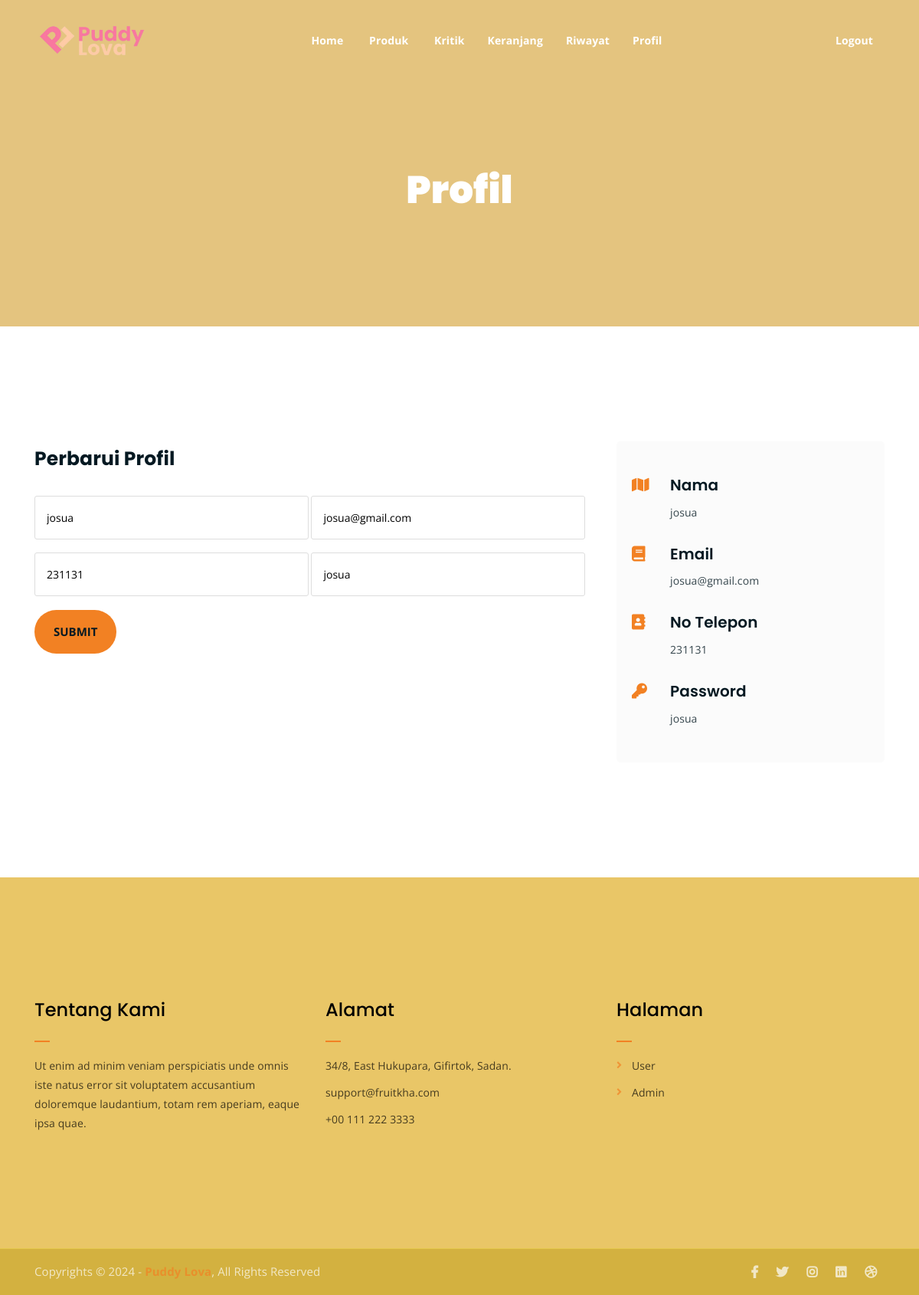
Screenshot of /profil.php (signed in) with the database file from the repository.
### tables this page shows
CREATE TABLE `user` (
  `id_user` int(11) NOT NULL,
  `nama` varchar(111) NOT NULL,
  `no_hp` varchar(55) NOT NULL,
  `email` varchar(55) NOT NULL,
  `password` varchar(55) NOT NULL
);

### profil.php (the view, shortened to what this page needs)
<?php
include("./app/database/db.php");
$id_user = $_SESSION['user']['id_user'];
$profil = mysqli_query($conn, "SELECT * FROM user WHERE id_user = $id_user");
$p = mysqli_fetch_array($profil);
?>
<!DOCTYPE html>
<html lang="en">
<head>
	<link rel="stylesheet" href="assets/css/all.min.css">
	<link rel="stylesheet" href="assets/bootstrap/css/bootstrap.min.css">
	<link rel="stylesheet" href="assets/css/owl.carousel.css">
	<link rel="stylesheet" href="assets/css/magnific-popup.css">
	<link rel="stylesheet" href="assets/css/animate.css">
	<link rel="stylesheet" href="assets/css/meanmenu.min.css">
	<link rel="stylesheet" href="assets/css/main.css">
	<link rel="stylesheet" href="assets/css/responsive.css">
</head>
<body>
	<?php include('./include/nav.php') ?>
	<div class="breadcrumb-section breadcrumb-bg">
		<div class="container">
			<div class="row">
				<div class="col-lg-8 offset-lg-2 text-center">
					<div class="breadcrumb-text">
						<h1>Profil</h1>
					</div>
				</div>
			</div>
		</div>
	</div>
	<div class="contact-from-section mt-150 mb-150">
		<div class="container">
			<div class="row">
				<div class="col-lg-8 mb-5 mb-lg-0">
					<div class="form-title">
						<h2>Perbarui Profil</h2>
					</div>
					<div class="contact-form">
						<form method="post">
							<p>
								<input type="text" placeholder="Nama" name="nama" id="name" value="<?php echo $p['nama'] ?>">
								<input type="text" placeholder="Email" name="email" id="email" value="<?php echo $p['email'] ?>">
							</p>
							<p>
								<input type="text" placeholder="telepon" name="telepon" id="phone" value="<?php echo $p['no_hp'] ?>">
								<input type="text" placeholder="password" name="password" id="subject" value="<?php echo $p['password'] ?>" >
							</p>
							<p><input type="submit" name="submit" value="Submit"></p>
						</form>
					</div>
				</div>
				<div class="col-lg-4">
					<div class="contact-form-wrap">
						<div class="contact-form-box">
							<h4><i class="fas fa-map"></i> Nama</h4>
							<p><?php echo $p['nama'] ?></p>
						</div>
						<div class="contact-form-box">
							<h4><i class="fas fa-book"></i> Email</h4>
							<p><?php echo $p['email'] ?></p>
						</div>
						<div class="contact-form-box">
							<h4><i class="fas fa-address-book"></i> No Telepon</h4>
							<p><?php echo $p['no_hp'] ?></p>
						</div>
						<div class="contact-form-box">
							<h4><i class="fas fa-key"></i> Password</h4>
							<p><?php echo $p['password'] ?></p>
						</div>
					</div>
				</div>
			</div>
		</div>
	</div>
	<?php include('./include/footer.php') ?>
</body>
</html>

### assets/css/main.css (style rules this page uses)
html { font-size: 14px; font-weight: 400; line-height: 28px; height: 100%; }
body { font-family: "Open Sans", sans-serif; font-weight: 400; font-size: 1rem; letter-spacing: 0.1px; line-height: 1.8; color: #051922; overflow-x: hidden; }
h1, .h1, h2, .h2, h3, .h3, h4, .h4, h5, .h5, h6, .h6 { font-family: "Poppins", sans-serif; font-weight: 700; margin: 0 0 1.25rem 0; color: #051922; }
h1:last-child, .h1:last-child, h2:last-child, .h2:last-child, h3:last-child, .h3:last-child, h4:last-child, .h4:last-child, h5:last-child, .h5:last-child, h6:last-child, .h6:last-child { margin: 0; }
h1, .h1 { font-size: 4rem; font-weight: 700; line-height: 4rem; }
h2, .h2 { font-size: 3rem; font-weight: 700; line-height: 3.25rem; }
h4, .h4 { font-size: 1.5rem; font-weight: 700; line-height: 1.75rem; }
p { font-family: "Open Sans", sans-serif; font-weight: 400; font-size: 1rem; letter-spacing: 0.1px; line-height: 1.8; color: #051922; margin: 0 0 1.25rem 0; }
p:last-child { margin: 0; }
.mt-150 { margin-top: 150px; }
.mb-150 { margin-bottom: 150px; }
.breadcrumb-bg { background-image: url(../img/breadcrumb-bg.jpg); }
.breadcrumb-text h1 { font-size: 50px; font-weight: 900; color: #fff; margin: 0; margin-top: 20px; }
.breadcrumb-section { padding: 150px 0; background-size: cover; background-position: center center; position: relative; z-index: 1; background-attachment: fixed; padding-top: 200px; }
.breadcrumb-section:after { position: absolute; left: 0; top: 0; width: 100%; height: 100%; content: ""; background-color: #e0b862; z-index: -1; opacity: 0.8; }
input[type="submit"] { -webkit-transition: 0.3s; -o-transition: 0.3s; transition: 0.3s; border-radius: 50px !important; }
html, body { height: 100%; }
input[type="submit"] { background-color: #f28123; color: #051922; font-weight: 700; text-transform: uppercase; font-size: 15px; border: none !important; cursor: pointer; padding: 15px 25px; border-radius: 3px; }
.form-title { margin-bottom: 25px; }
.form-title h2 { font-size: 25px; }
.contact-form form p input[type="text"], .contact-form form p input[type="tel"], .contact-form form p input[type="email"] { width: 49%; padding: 15px; border: 1px solid #ddd; border-radius: 3px; }
.contact-form-wrap { background-color: #fbfbfb; padding: 45px 30px; border-radius: 5px; }
.contact-form-box { padding-left: 40px; margin-bottom: 30px; }
.contact-form-box h4 { font-size: 20px; font-weight: 600; position: relative; margin-bottom: 10px; }
.contact-form-box h4 i { position: absolute; left: -13%; color: #f28123; top: 2px; }
.contact-form-box p { line-height: 1.8; opacity: 0.8; }
.contact-form-wrap .contact-form-box:last-child { margin: 0; }

### assets/css/responsive.css (style rules this page uses)
@media only screen and (min-width: 992px) and (max-width: 1200px) { .contact-form-box h4 i { left: -20%; } }

### rows the page displays
user: nama "josua", email "josua@gmail.com", telepon "231131", password "josua", no_hp "231131"
